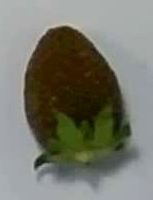
#> input picture ml_model/examples/expired.png, 153 x 200 px
$ python -i preprocessing.py   (imports and definitions only)
#> lines starting #> are read from the running program, lines starting #| are printed output that depends on the picture
#> further down, picture is the input picture: shape (200, 153, 3); mean B, G, R 107.4, 118.7, 118.4
from __future__ import annotations

from dataclasses import dataclass

import cv2
import numpy as np

from .image import center_crop, remove_alpha


STRAWBERRY_COLOR_RANGES = [
    (np.array([0, 25, 18]), np.array([25, 255, 255])),
    (np.array([160, 25, 18]), np.array([180, 255, 255])),
    (np.array([5, 20, 15]), np.array([45, 255, 245])),
    (np.array([35, 25, 15]), np.array([100, 255, 245])),
]

KERNEL = cv2.getStructuringElement(cv2.MORPH_ELLIPSE, (5, 5))
SMALL_KERNEL = cv2.getStructuringElement(cv2.MORPH_ELLIPSE, (3, 3))
CLOSE_KERNEL = cv2.getStructuringElement(cv2.MORPH_ELLIPSE, (13, 13))
GRABCUT_OUTER_KERNEL = cv2.getStructuringElement(cv2.MORPH_ELLIPSE, (19, 19))


@dataclass(frozen=True)
class PreprocessResult:
    roi: np.ndarray
    mask: np.ndarray
    confidence: float
    bbox: tuple[int, int, int, int]


# [13 lines left out: function apply_grayworld, not called in this run]


def apply_clahe_lab(image: np.ndarray, clip_limit: float = 2.0, grid_size: tuple[int, int] = (5, 5)) -> np.ndarray:
#> called with clip_limit = 2, grid_size = (5, 5)
    try:
        lab = cv2.cvtColor(image, cv2.COLOR_BGR2LAB)
#> lab: shape (200, 153, 3); mean of channels 0, 1, 2 124.1, 126.6, 134.5
        l_channel, a_channel, b_channel = cv2.split(lab)
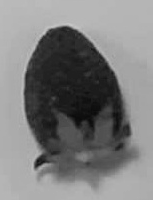
#> l_channel: shape (200, 153); min 11, max 199, mean 124.1
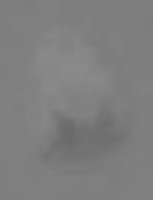
#> a_channel: shape (200, 153); min 105, max 139, mean 126.6
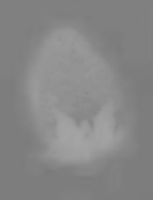
#> b_channel: shape (200, 153); min 121, max 165, mean 134.5
        clahe = cv2.createCLAHE(clipLimit=clip_limit, tileGridSize=grid_size)
        l_clahe = clahe.apply(l_channel)
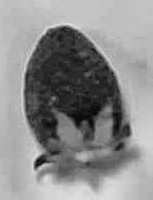
#> l_clahe: shape (200, 153); min 8, max 223, mean 139.4
        return cv2.cvtColor(cv2.merge((l_clahe, a_channel, b_channel)), cv2.COLOR_LAB2BGR)
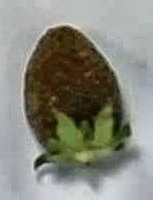
#> returned value: shape (200, 153, 3); mean B, G, R 123.1, 134, 133.7
    except (cv2.error, ValueError):
        return image


# [78 lines left out: functions create_candidate_mask, is_valid_strawberry_contour, create_grabcut_mask, largest_component_mask, refine_mask, not called in this run]


def apply_transparent_mask(roi: np.ndarray, mask: np.ndarray) -> np.ndarray:
    b_channel, g_channel, r_channel = cv2.split(roi)
    return cv2.merge([b_channel, g_channel, r_channel, mask])


# [83 lines left out: functions estimate_segmentation_confidence, preprocess, not called in this run]

>>> import cv2
>>> picture = cv2.imread('../../examples/expired.png')
>>> result = apply_clahe_lab(picture)
